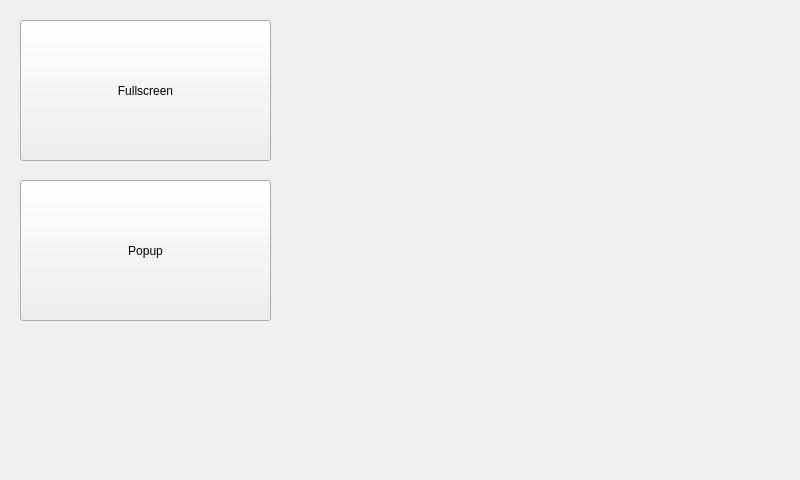
<?xml version="1.0" encoding="UTF-8"?>
<ui version="4.0">
 <class>MainWindow</class>
 <widget class="QMainWindow" name="MainWindow">
  <property name="geometry">
   <rect>
    <x>0</x>
    <y>0</y>
    <width>800</width>
    <height>480</height>
   </rect>
  </property>
  <property name="windowTitle">
   <string>MainWindow</string>
  </property>
  <widget class="QWidget" name="centralWidget">
   <widget class="QPushButton" name="pushButton">
    <property name="geometry">
     <rect>
      <x>20</x>
      <y>20</y>
      <width>251</width>
      <height>141</height>
     </rect>
    </property>
    <property name="text">
     <string>Fullscreen</string>
    </property>
   </widget>
   <widget class="QPushButton" name="pushButton_2">
    <property name="geometry">
     <rect>
      <x>20</x>
      <y>180</y>
      <width>251</width>
      <height>141</height>
     </rect>
    </property>
    <property name="text">
     <string>Popup</string>
    </property>
   </widget>
  </widget>
 </widget>
 <layoutdefault spacing="6" margin="11"/>
 <resources/>
 <connections/>
</ui>
